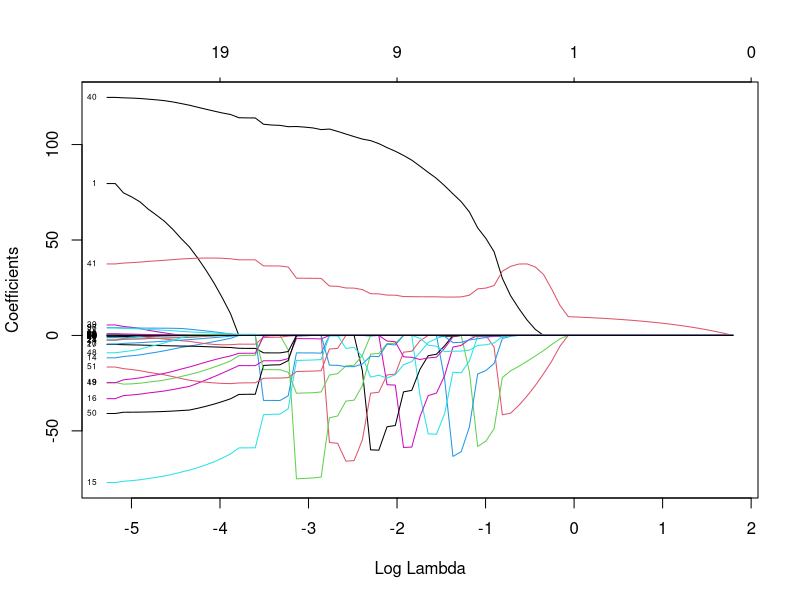
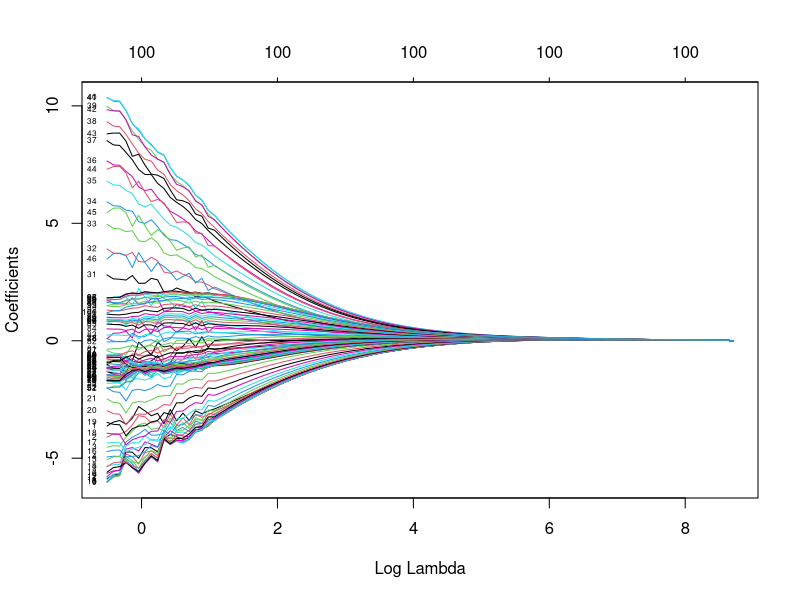
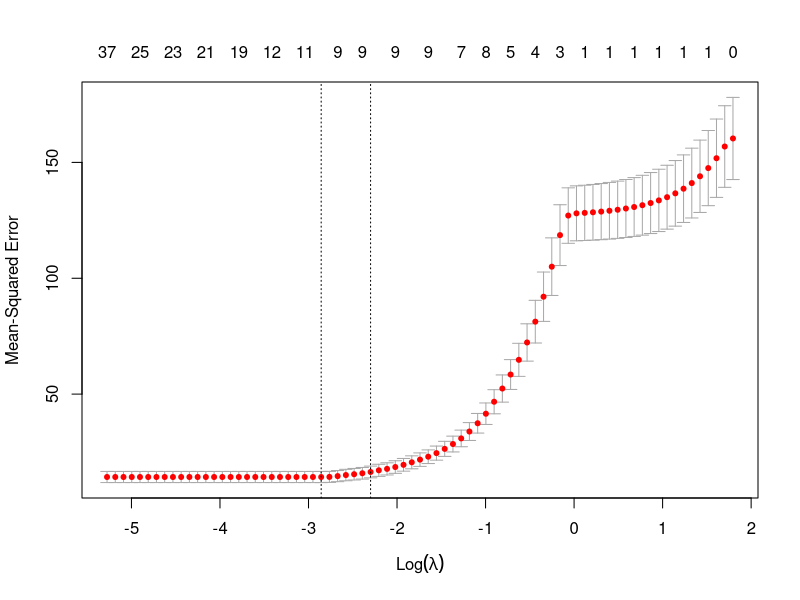
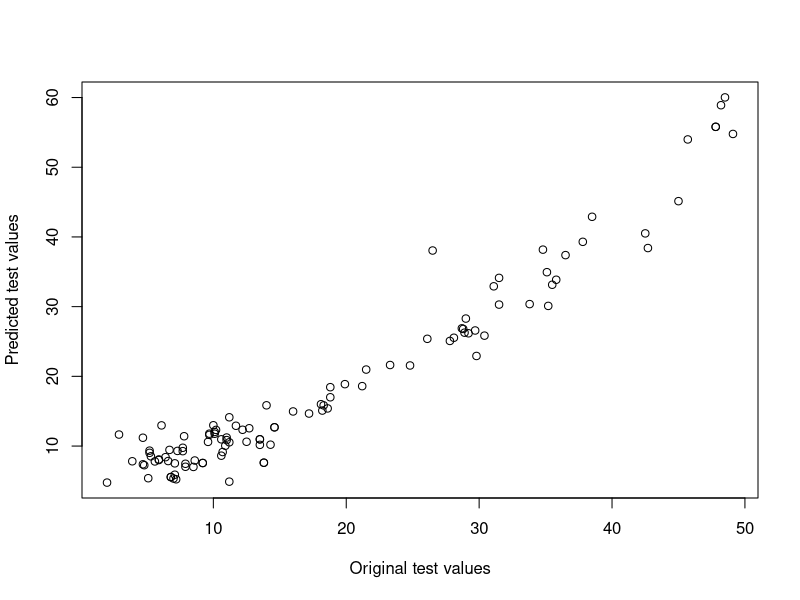

The R source for these figures, in order:
# Load necessary libraries
library(glmnet)
library(ggplot2)

# Import data set
tecator_data <- read.csv('tecator.csv', header = TRUE)
head(tecator_data, 5)

# Split the data into training and test sets
tecator_data <- subset(tecator_data, select = -c(1,103,104))
n=dim(tecator_data)[1]
set.seed(12345)
id=sample(1:n, floor(n*0.5))
train_data=tecator_data[id,]
test_data=tecator_data[-id,]

# linear regression model
lm_model <- lm(Fat ~ ., data = train_data)

# Significant variables
summary(lm_model)

# Training and test MSE
train_pred <- predict(lm_model, newdata = train_data)
train_mse <- mean((train_data$Fat - train_pred)^2)

test_pred <- predict(lm_model, newdata = test_data)
test_mse <- mean((test_data$Fat - test_pred)^2)
results_df <- data.frame(dataset=c("train_data", "test_data"),
                         mse=c(train_mse, test_mse))

print(results_df)

# The cost function is ||y - Xb||^2 + lambda * ||b||_1

# LASSO model
x <- model.matrix(Fat ~ ., data = train_data)[,-1]
y <- train_data$Fat
lasso_model <- glmnet(x, y, alpha = 1)
plot(lasso_model, xvar = "lambda", label = TRUE)

# Ridge model
ridge_model <- glmnet(x, y, alpha = 0)
plot(ridge_model, xvar = "lambda", label = TRUE)

# Cross-validation to optimal LASSO model
cv_model <- cv.glmnet(x, y, alpha = 1)
plot(cv_model)
opt_lambda <- cv_model$lambda.min
opt_model <- glmnet(x, y, alpha = 1, lambda = opt_lambda)
coef(opt_model)
test_predict <- predict(opt_model, newx = model.matrix(Fat ~ ., data = test_data)[,-1])
plot(test_data$Fat, test_predict, xlab = "Original test values", ylab = "Predicted test values")




